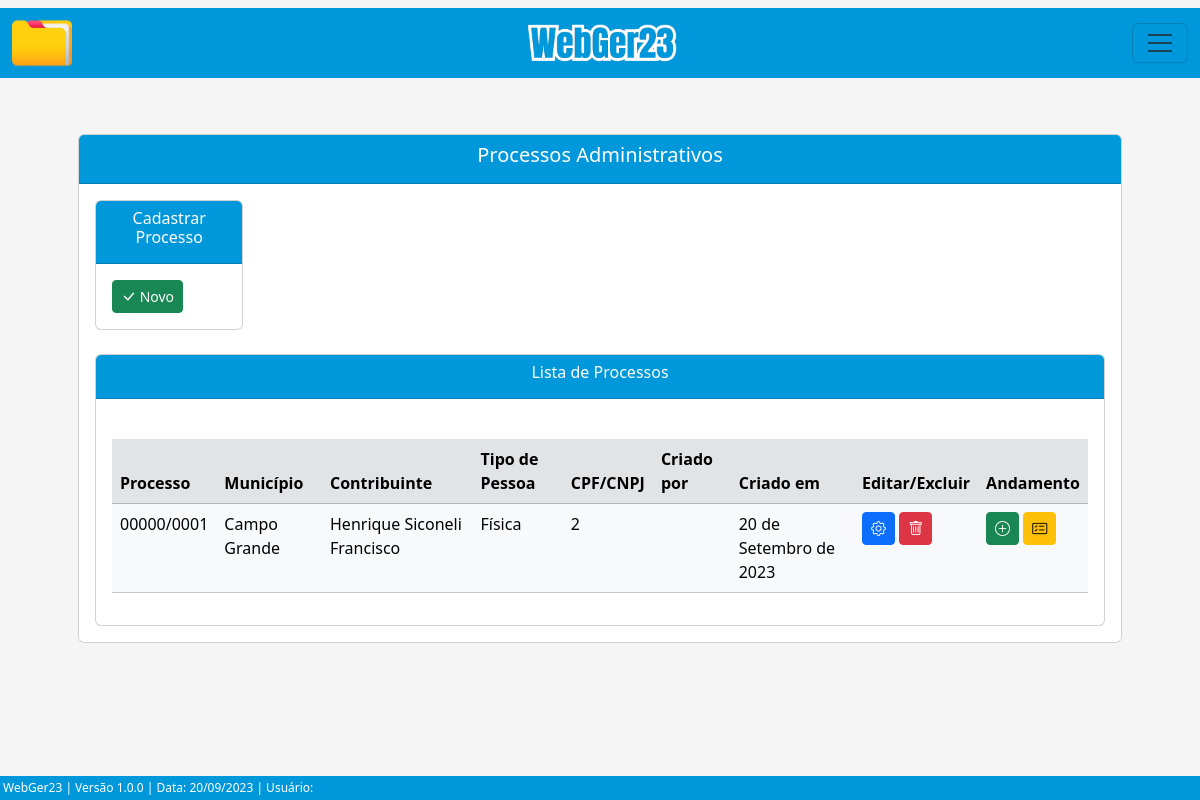
The page /listar/processo-adm/ on the database its author committed.
### processo/models.py (models this page shows, shortened)
class Base(models.Model): # Classe base, será herdada pelas outras classes
    data_criacao = models.DateField('data_criação', auto_now_add=True)
    data_alteracao = models.DateField('Alterado', auto_now=True)
    ativo = models.BooleanField('Ativo?', default=True)
    class Meta:
        abstract = True

class ProcessoAdm(Base):
    tipo_pessoas = (
        ('Física', 'Física'), ('Jurídica', 'Jurídica'),
    )
    criador_processo_adm = models.ForeignKey(get_user_model(), verbose_name='Usuário Criador', on_delete=models.CASCADE) # Usuário que criou o processo, utilizando chave primária com o get_user_model do django, para utilizar o usuário logado automaticamente
    numero = models.CharField(unique=True, verbose_name='N°', max_length=10) # Número do processo
    municipio = models.CharField(max_length=50, verbose_name='Município') # Município
    uf = models.CharField(max_length=2) # UF
    data_inicial = models.DateField(blank=True, null=True) # Data Inicial do Período do processo
    data_final = models.DateField(blank=True, null=True) # Data final do Período do processo
    data_div_ativa = models.DateField(blank=True, null=True) # Data dívida ativa
    valor_atributo = models.CharField(max_length=14, blank=True, null=True)  # Valor do atributo
    valor_multa = models.CharField(max_length=14, blank=True, null=True) # Valor da multa
    valor_credito = models.CharField(max_length=14, blank=True, null=True) # Valor do crédito
    valor_atualizado = models.CharField(max_length=14, blank=True, null=True) # Valor do atualizado
    data_valor_atualizado = models.DateField(blank=True, null=True) # Data valor atualizado
    nome_contribuinte = models.CharField(max_length=50)  # Nome / Razão Social
    tipo_pessoa = models.CharField(max_length=50, choices=tipo_pessoas) # Física / Jurídica
    documento = models.CharField(max_length=20, verbose_name='CPF/CNPJ', unique=True) # CPF / CNPJ
    nome_fantasia = models.CharField(max_length=50, blank=True, null=True) # Nome Fantasia
    email = models.EmailField(max_length=50, blank=True, null=True) # E-mail
    endereco = models.CharField(max_length=150) # Rua
    complemento = models.CharField(max_length=50, blank=True, null=True) # Complemento
    municipio_contribuinte = models.CharField(max_length=50, blank=True, null=True) # Município Contribuinte
    uf_contribuinte = models.CharField(max_length=2, verbose_name='UF', blank=True, null=True) # UF Contribuinte
    cep = models.CharField(max_length=10, blank=True, null=True) # CEP
    telefone = models.CharField(max_length=20, blank=True, null=True) # Telefone
    celular = models.CharField(max_length=20, blank=True, null=True) # Celular

### processo/views.py (the view)
# urls.py: path('listar/processo-adm/', ProcessoAdmList.as_view(), name='proc-adm-list'),
class ProcessoAdmList(ListView):
    model = ProcessoAdm
    template_name = 'processos/lists/processo_adm_list.html'

### processo/templates/processos/lists/processo_adm_list.html (shortened to what this page needs)
{% extends 'index.html' %}
{% load static %}
{% block conteudo %}
    <div class="container p-5">
        <div class="card">
            <div class="card-header text-white" style="background-color: #0098DB;">
                <h5 style="text-align: center;">Processos Administrativos</h5>
            </div>
            <div class="card-body">
                <div class="row">
                    <div class="col">
                        <div class="card">
                            <div class="card-header text-white" style="background-color: #0098DB; text-align: center;" >
                            <h6>Cadastrar Processo</h6>
                            </div>
                            <div class="card-body">
                                <a href="{% url 'proc-adm-create' %}" class="btn btn-success btn-sm"><i class="bi bi-check-lg" style="font-size: 15px;"></i> Novo</a>
                            </div>
                        </div>
                    </div>
                    <div class="col">
                    </div>
                    <div class="col">
                    </div>
                    <div class="col">
                    </div>
                    <div class="col">
                    </div>
                    <div class="col">
                    </div>
                </div>
                <br>
                <div class="card">
                    <div class="card-header text-white" style="background-color: #0098DB; text-align: center;">
                    <h6>Lista de Processos</h6>
                    </div>
                    <div class="card-body">
                        <div class="table-responsive">
                            <br>
                            <table class="table table-hover table-light" id="tabela-listar">
                                <thead>
                                    <tr class="table-secondary">
                                        <th>Processo</th>
                                        <th>Município</th>
                                        <th>Contribuinte</th>
                                        <th>Tipo de Pessoa</th>
                                        <th>CPF/CNPJ</th>
                                        <th>Criado por</th>
                                        <th>Criado em</th>
                                        <th>Editar/Excluir</th>
                                        <th>Andamento</th>
                                    </tr>
                                </thead>
                                <tbody>
                                    {% for processo in object_list %}
                                    <tr>
                                        <td>{{ processo.numero }}</td>
                                        <td>{{ processo.municipio }}</td>
                                        <td>{{ processo.nome_contribuinte }}</td>
                                        <td>{{ processo.tipo_pessoa }}</td>
                                        <td>{{ processo.documento }}</td>
                                        <td>{{ processo.criador_processo_adm.get_full_name }}</td>
                                        <td>{{ processo.data_criacao }}</td>
                                        <td>
                                            <a href="{% url 'proc-adm-update' processo.pk %}" class="btn btn-primary btn-sm"><i class="bi bi-gear" style="font-size: 15px;"></i></a>
                                            <a href="{% url 'proc-adm-delete' processo.pk %}" class="btn btn-danger btn-sm"><i class="bi bi-trash" style="font-size: 15px;"></i></a>
                                        </td>
                                        <td>
                                            <a href="{% url 'andamento-adm-create' processo.pk %}" class="btn btn-success btn-sm" ><i class="bi bi-plus-circle" style="font-size: 15px;"></i></a>
                                            <a href="{% url 'andamento-adm-list' processo.pk %}" class="btn btn-warning btn-sm"><i class="bi bi-card-checklist" style="font-size: 15px;"></i></a>
                                        </td>
                                    </tr>
                                    {% endfor %}
                                </tbody>
                            </table>
                        </div>
                    </div>
                </div>
            </div>
        </div>
    </div>
{% endblock %}

### core/static/css/estilos.css (style rules this page uses)
body { background-color: whitesmoke; margin: 0; padding: 0; display: flex; flex-direction: column; min-height: 100vh; position: relative; }

### rows shown on the page
ProcessoAdm: numero "00000/0001", municipio "Campo Grande", nome_contribuinte "Henrique Siconeli Francisco", tipo_pessoa "Física", documento "2", data_criacao "20 de Setembro de 2023"
